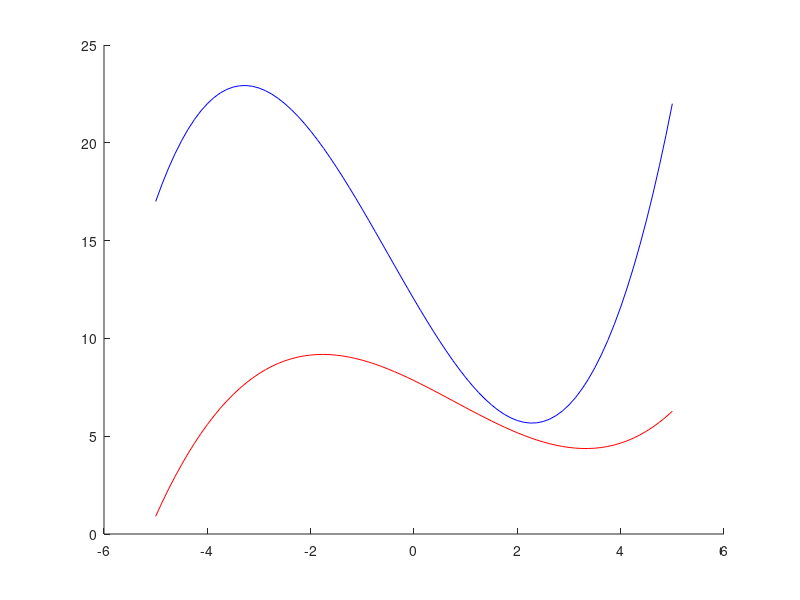

This figure's MATLAB source: (Note: this script raises an error after producing the figure.)
%{
 The following is an example that illustrates the use of the routine:
 SBI_nrm. SBI_nrm implements the Stage Based Identification method in
 Aleman,  Busch,  Ludwig,  and  Santaeul`alia-Llopis  (2023)  
 Any comments please address them to christian.c.aleman[at]gmail.com

 EXAMPLE 2:
 Exact identification using a polynomial of degree 3 as the data generating
 process.
 This also serves as a placebo example, the policy effect is zero thus
 estimated effect should be zero.
%}
clear 
close all
clc
main_path = cd;
cd ..
sbi_path = cd;
cd(main_path);

%% Generate the Data

%-----------------------
Time = (-5:0.125:5)';
par.nt = size(Time,1);
par.tp = 33; % policy

pDC = [12,-4.5,0.3,0.2];
pDT = [7.8432,-1.2852,-0.1701,0.0729];


yC = polyval([pDC(4),pDC(3),pDC(2),pDC(1)],Time);
yT = polyval([pDT(4),pDT(3),pDT(2),pDT(1)],Time);

%-----------------------
%% Compute analitical solution

[lgth,~] = size(Time);
par.time = (1:1:lgth);
pDC_del = polyfit(par.time(1:par.tp),yC(1:par.tp),3);
pDT_del = polyfit(par.time(1:par.tp),yT(1:par.tp),3);
pDC = [pDC_del(4),pDC_del(3),pDC_del(2),pDC_del(1)];
pDT = [pDT_del(4),pDT_del(3),pDT_del(2),pDT_del(1)];
% Analitical solution 
auxh2 = (pDT(4)/pDC(4))*(pDC(2)-((1/3)*(pDC(3)^2)/pDC(4)));
auxh4 = (1/3)*(pDT(3))^2/pDT(4)-pDT(2);


psi1 = (auxh2/(-auxh4))^0.5;
psi0 = (1/3)*(pDT(3)/pDT(4)*psi1)-(1/3)*(pDC(3)/pDC(4)); 
alt_w1 = pDT(4)/(pDC(4).*psi1^3);
alt_w0 = pDT(1)-(alt_w1*(pDC(1)+pDC(2)*psi0+pDC(3)*psi0^2+pDC(4)*psi0^3));
% Get the inverse
om(1) = alt_w0;
om(2) = alt_w1;
phi(1) = (-psi0/psi1);
phi(2) = 1/psi1;

% Graph series

figure(100)
hold on
plot(Time,yT(:,1),'r-');
plot(Time,yC(:,1),'b-');
xline(Time(par.tp),'k-');
legend('RED','BLUE','Policy')

% Mapping C to T
figure(101)
hold on
plot(par.time,yT(:,1),'r-');
plot(par.time,yC(:,1),'b-');
plot(phi(1)+par.time.*phi(2),om(1)+yC(:,1).*om(2),'bx--');
xline(par.time(par.tp),'k-');
legend('RED','BLUE','Policy')

dert = -phi(1)/phi(2)+par.time./phi(2); 
% Mapping T to C
figure(102)
hold on
plot(par.time,yT(:,1),'r-');
plot(par.time,yC(:,1),'b-');
plot(-phi(1)/phi(2)+par.time./phi(2),-om(1)/om(2)+yT(:,1)./om(2),'rx--');
xline(par.time(par.tp),'k-');
legend('RED','BLUE','Policy')

%% Conduct SBI
%% Required inputs
% Asign Region Time Series
idta(:,1) = yC(:,1);
idta(:,2) = yT(:,1);
% Set Time Variable
itm = Time;
% Set policy implementation year/date
itp = Time(par.tp);
%% Optional inputs
% Choose operating system 1: Windows Default 2: Linux
iOS = 2;
% Region names
irnam = {'REST';'REG1'}; % Write REG1 not REG_1, number of characters must be equal
% Name your Outcome variable
ionam = ['My Outcome'];
% Name the units your time variable ('year','day','time')
itnam = ['Year'];
% Mapping (1:linear (Default) or 2:quadratic)
inmts = 1;
% Level Adjustment Mapping (1:Proportional or 2:(Default)Proportional + Additive)
inmlv = 2;
% Smoothing step 1: (Default)Smoothing 0: No smoothing
ismo = 0;
% Smoother
itsmo = [];
% Boostrap % 1:Boostrap(Default) 0: Skip Boostrap Step
ib = 0; 
%{
     0: Moving average, with windown = 9;
     1: Interpolation smoother CSAPS (DEFAULT) with smoothing parameter = 0.0008
     2: Chebyshev nodes with Cheby Regression
     3: B-Splines
     4: HP Filter (lambda = 50)
%}

cd(sbi_path);
SBI_nrm(idta,itm,itp,inmts,inmlv,ismo,itsmo,[],[],[],ib,[],[],irnam,itnam,ionam,[],main_path,iOS);
cd(main_path)
%% Compare mapping coeffs with analitical solution in a table

% Load results from SBI
load('output/results_table_F')
phi_SBI(1,1) = table1.estimate(7);
phi_SBI(2,1) = table1.estimate(8);
phi_SBI(3,1) = table1.estimate(5);
phi_SBI(4,1) = table1.estimate(6);
coeffs = ["Omega_0";"Omega_1";"Phi_0";"Phi_1"];
varNames = ["Coeffs","Analitical","SBI_norm"];
comp_table = table(coeffs,[om(1);om(2);phi(1);phi(2)],phi_SBI,'VariableNames',varNames);
disp(comp_table)



